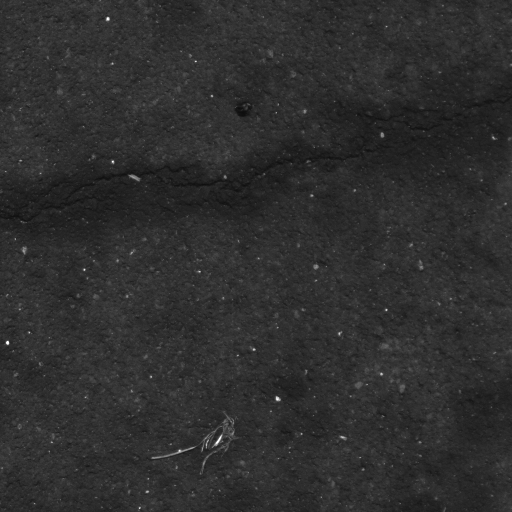
#> input picture road_anomaly_detector/main/model/preprocessing/Images/tile1.png, 512 x 512 px, found by its file name
$ python preprocessing.py   (older library calls are emulated)
#> lines starting #> are read from the running program, lines starting #| are printed output that depends on the picture
import cv2
import numpy as np

# Load the image
image_path = "./preprocessing/Images/tile1.png"
image = cv2.imread(image_path, cv2.IMREAD_GRAYSCALE)
#> image is the input picture: shape (512, 512); min 13, max 255, mean 46.5
if image is None:
    print("Error: Image not found!")
    exit()


# 1. Resize the image to 512x512
image = cv2.resize(image, (512, 512))
cv2.imshow("Original (Resized)", image)

# Gabor filters
ksize = 31
sigma = 2.0
lambd = 10.0
gamma = 1
psi = 0

# multiple orientations
orientations = [0, np.pi / 6, np.pi / 4, np.pi / 3, np.pi / 2, 2 * np.pi / 3]

# Gabor filters for each orientation
gabor_sum = np.zeros_like(image, dtype=np.float32)  # Initialize the sum

for theta in orientations:
    # Create Gabor kernel
    gabor_kernel = cv2.getGaborKernel((ksize, ksize), sigma, theta, lambd, gamma, psi, ktype=cv2.CV_32F)

    # Filter image using the Gabor kernel
    filtered = cv2.filter2D(image, cv2.CV_32F, gabor_kernel)

    # Accumulate the absolute response
    gabor_sum += np.abs(filtered)

# Normalize the summed responses to [0, 255] for visualization
gabor_sum_normalized = cv2.normalize(gabor_sum, None, 0, 255, cv2.NORM_MINMAX).astype(np.uint8)


# Display the result
cv2.imshow("Gabor Filtered (Summed Responses)", gabor_sum_normalized)


# Global Histogram
# equalized = cv2.equalizeHist(image)
# cv2.imshow("Global Histogram Equalization", equalized)

# CLAHE
clahe = cv2.createCLAHE(clipLimit=75.0, tileGridSize=(8,8))
clahe_image = clahe.apply(image)
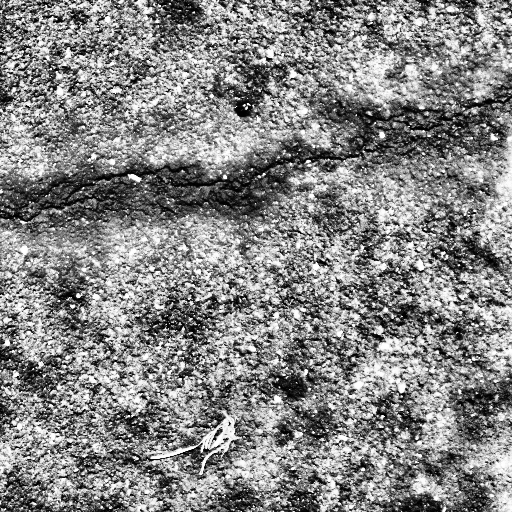
#> clahe_image: shape (512, 512); min 0, max 255, mean 132.9
cv2.imshow("CLAHE Image", clahe_image)

# Bilateral filter to preserve edges while smoothing
bilateral = cv2.bilateralFilter(clahe_image, d=20, sigmaColor=31, sigmaSpace=5)
cv2.imshow("Bilateral Filtered", bilateral)


cv2.waitKey(0)
cv2.destroyAllWindows()


# [43 lines of commented-out code are left out]

$ run again, with road_anomaly_detector/main/model/preprocessing/Images/tile2.png copied over road_anomaly_detector/main/model/preprocessing/Images/tile1.png
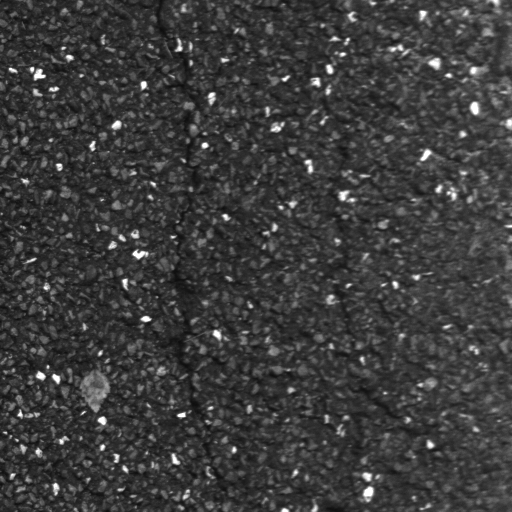
#> input picture road_anomaly_detector/main/model/preprocessing/Images/tile2.png, 512 x 512 px, found by its file name
#> image is the input picture: shape (512, 512); min 13, max 255, mean 60.4
#> the loop `for theta in orientations:` made 6 passes
#> pass 1, `filtered = cv2.filter2D(image, cv2.CV_32F, gabor_kernel)`:
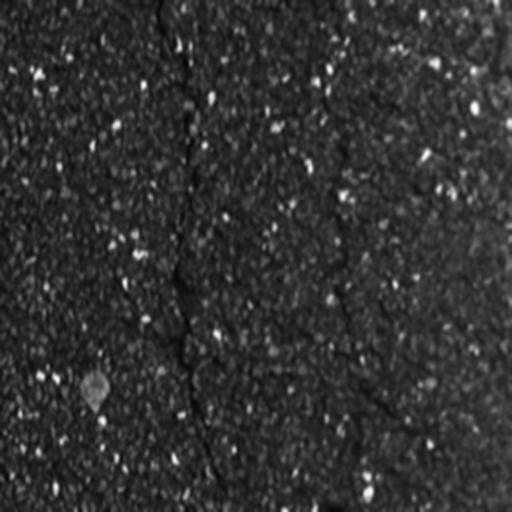
#> filtered: shape (512, 512) float32; min 97.56, max 3092.8, mean 689.2; drawn with min black and max white
#> `clahe_image = clahe.apply(image)`:
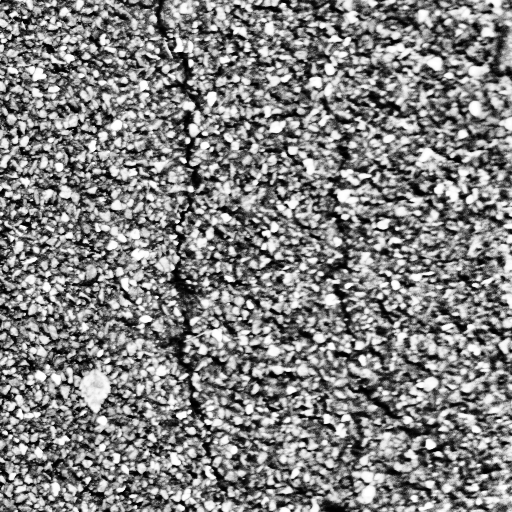
#> clahe_image: shape (512, 512); min 0, max 255, mean 129.8

$ run again, with road_anomaly_detector/main/model/preprocessing/Images/cykelsti.png copied over road_anomaly_detector/main/model/preprocessing/Images/tile1.png
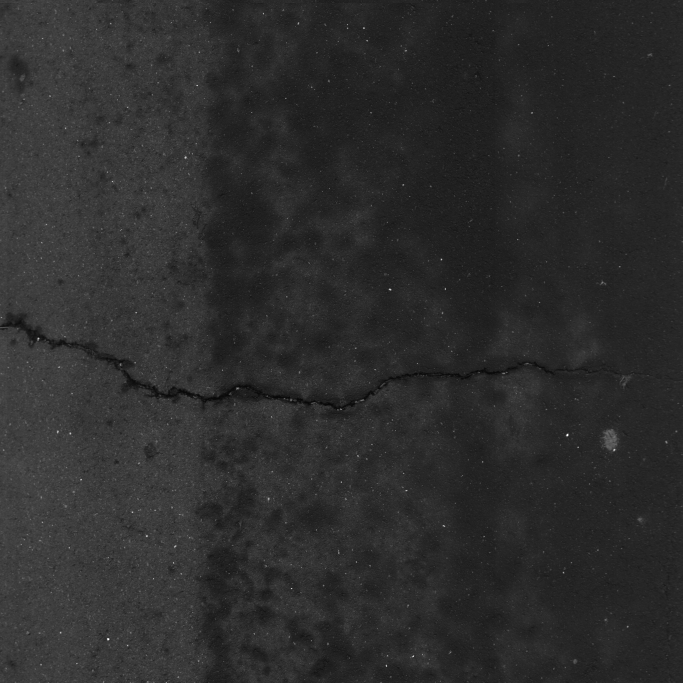
#> input picture road_anomaly_detector/main/model/preprocessing/Images/cykelsti.png, 2048 x 2048 px, found by its file name (shown at 1/3 size)
#> image is the input picture: shape (2048, 2048); min 7, max 255, mean 45.2
#> image: shape (512, 512)
#> the loop `for theta in orientations:` made 6 passes
#> pass 1, `filtered = cv2.filter2D(image, cv2.CV_32F, gabor_kernel)`:
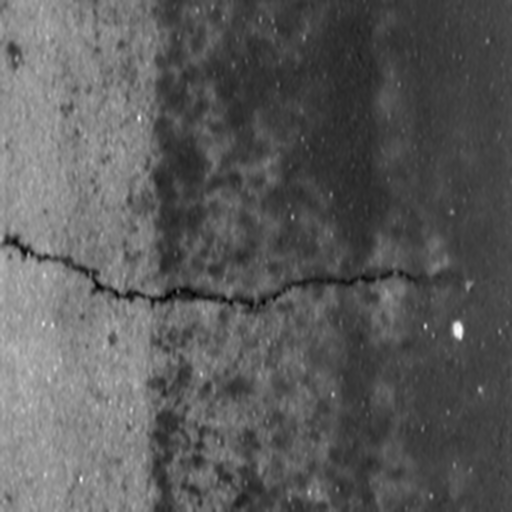
#> filtered: shape (512, 512) float32; min 207.4, max 1077.6, mean 517; drawn with min black and max white
#> `clahe_image = clahe.apply(image)`:
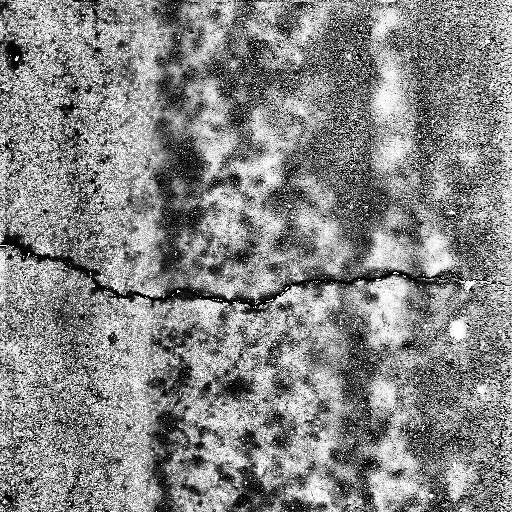
#> clahe_image: shape (512, 512); min 0, max 255, mean 134.5

$ run again, with road_anomaly_detector/main/model/preprocessing/Images/fremad.png copied over road_anomaly_detector/main/model/preprocessing/Images/tile1.png
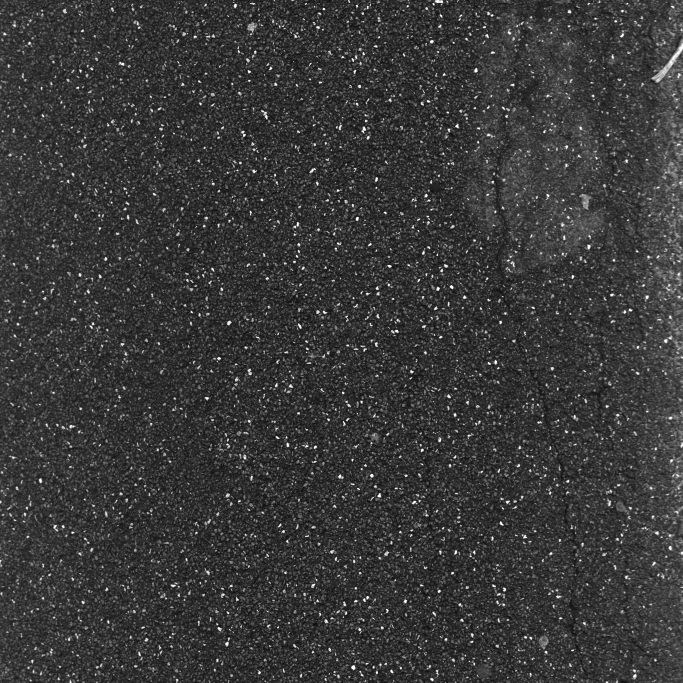
#> input picture road_anomaly_detector/main/model/preprocessing/Images/fremad.png, 2048 x 2048 px, found by its file name (shown at 1/3 size)
#> image is the input picture: shape (2048, 2048); min 9, max 255, mean 57.1
#> image: shape (512, 512)
#> the loop `for theta in orientations:` made 6 passes
#> pass 1, `filtered = cv2.filter2D(image, cv2.CV_32F, gabor_kernel)`:
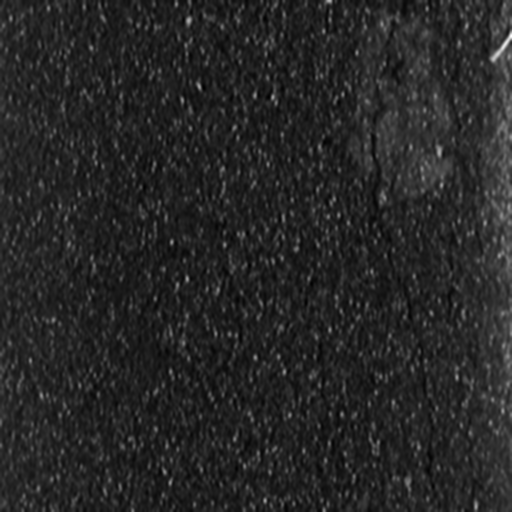
#> filtered: shape (512, 512) float32; min 296.5, max 2644.8, mean 653.2; drawn with min black and max white
#> `clahe_image = clahe.apply(image)`:
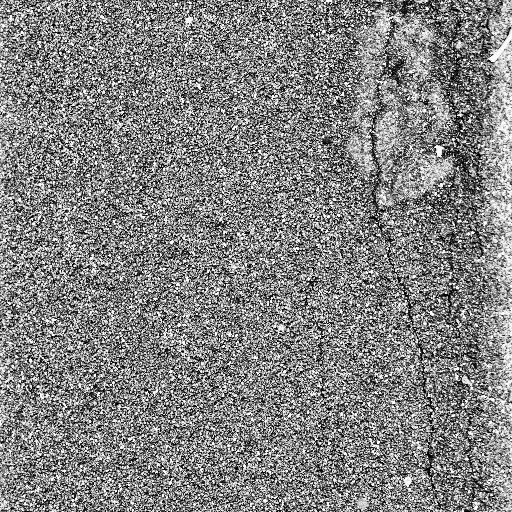
#> clahe_image: shape (512, 512); min 0, max 255, mean 129.7
